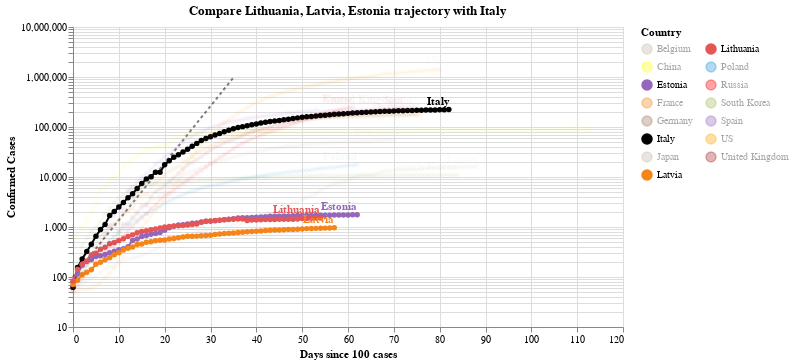

Notebook cell for this chart:
### Code cell
#hide_input
chart3 = make_since_chart(dff2, ['Lithuania', 'Latvia', 'Estonia'], baseline_countries)
chart3

### Figure 1 — Vega-Lite specification as saved in the notebook (floating-point values rounded to 4 significant figures; data arrays with more than 128 entries replaced by an {"elided": "..."} marker saying what was removed)
{"config": {"view": {"continuousWidth": 400, "continuousHeight": 300}}, "layer": [{"data": {"name": "data-628230001892d6798b50651be41d1b3e"}, "mark": {"type": "line", "color": "black", "opacity": 0.5, "strokeDash": [3, 3]}, "encoding": {"x": {"type": "quantitative", "field": "Days since 100 cases"}, "y": {"type": "quantitative", "field": "Confirmed Cases"}}}, {"data": {"name": "data-cfdc71e2bf78a6cd48de1ce5b0ed9613"}, "mark": {"type": "line", "point": true}, "encoding": {"color": {"type": "nominal", "field": "Country", "legend": {"columns": 2}, "scale": {"domain": ["Belgium", "China", "Estonia", "France", "Germany", "Italy", "Japan", "Latvia", "Lithuania", "Poland", "Russia", "South Korea", "Spain", "US", "United Kingdom"], "range": ["#C1B7AD", "yellow", "#9467bd", "#F58518", "#9D755D", "black", "#C1B7AD", "#F58518", "#E45756", "#2495D3", "red", "#A1BA59", "#9467bd", "orange", "brown"]}}, "opacity": {"condition": {"value": 1, "selection": "selector008"}, "value": 0.05}, "tooltip": [{"type": "nominal", "field": "Country"}, {"type": "temporal", "field": "Date"}, {"type": "quantitative", "field": "Confirmed Cases"}, {"type": "quantitative", "field": "Days since 100 cases"}], "x": {"type": "quantitative", "field": "Days since 100 cases"}, "y": {"type": "quantitative", "field": "Confirmed Cases", "scale": {"type": "log"}}}, "selection": {"selector008": {"type": "multi", "fields": ["Country"], "bind": "legend", "init": [{"Country": "Lithuania"}, {"Country": "Latvia"}, {"Country": "Estonia"}, {"Country": "Italy"}]}}, "width": 550}, {"data": {"name": "data-cfdc71e2bf78a6cd48de1ce5b0ed9613"}, "mark": {"type": "text", "align": "right", "dy": -8, "fontWeight": "bold"}, "encoding": {"color": {"type": "nominal", "field": "Country", "legend": {"columns": 2}, "scale": {"domain": ["Belgium", "China", "Estonia", "France", "Germany", "Italy", "Japan", "Latvia", "Lithuania", "Poland", "Russia", "South Korea", "Spain", "US", "United Kingdom"], "range": ["#C1B7AD", "yellow", "#9467bd", "#F58518", "#9D755D", "black", "#C1B7AD", "#F58518", "#E45756", "#2495D3", "red", "#A1BA59", "#9467bd", "orange", "brown"]}}, "opacity": {"condition": {"value": 1, "selection": "selector008"}, "value": 0.05}, "text": {"type": "nominal", "field": "Country"}, "tooltip": [{"type": "nominal", "field": "Country"}, {"type": "temporal", "field": "Date"}, {"type": "quantitative", "field": "Confirmed Cases"}, {"type": "quantitative", "field": "Days since 100 cases"}], "x": {"type": "quantitative", "field": "Days since 100 cases"}, "y": {"type": "quantitative", "field": "Confirmed Cases", "scale": {"type": "log"}}}, "transform": [{"filter": "(datum['Date'] >= 1589414400000)"}], "width": 550}], "title": "Compare Lithuania, Latvia, Estonia trajectory with Italy", "$schema": "https://vega.github.io/schema/vega-lite/v4.0.2.json", "datasets": {"data-628230001892d6798b50651be41d1b3e": [{"Days since 100 cases": 0, "Confirmed Cases": 100.0}, {"Days since 100 cases": 1, "Confirmed Cases": 130.0}, {"Days since 100 cases": 2, "Confirmed Cases": 169.0}, {"Days since 100 cases": 3, "Confirmed Cases": 219.7}, {"Days since 100 cases": 4, "Confirmed Cases": 285.6}, {"Days since 100 cases": 5, "Confirmed Cases": 371.3}, {"Days since 100 cases": 6, "Confirmed Cases": 482.7}, {"Days since 100 cases": 7, "Confirmed Cases": 627.5}, {"Days since 100 cases": 8, "Confirmed Cases": 815.7}, {"Days since 100 cases": 9, "Confirmed Cases": 1060.0}, {"Days since 100 cases": 10, "Confirmed Cases": 1379.0}, {"Days since 100 cases": 11, "Confirmed Cases": 1792.0}, {"Days since 100 cases": 12, "Confirmed Cases": 2330.0}, {"Days since 100 cases": 13, "Confirmed Cases": 3029.0}, {"Days since 100 cases": 14, "Confirmed Cases": 3937.0}, {"Days since 100 cases": 15, "Confirmed Cases": 5119.0}, {"Days since 100 cases": 16, "Confirmed Cases": 6654.0}, {"Days since 100 cases": 17, "Confirmed Cases": 8650.0}, {"Days since 100 cases": 18, "Confirmed Cases": 11250.0}, {"Days since 100 cases": 19, "Confirmed Cases": 14620.0}, {"Days since 100 cases": 20, "Confirmed Cases": 19000.0}, {"Days since 100 cases": 21, "Confirmed Cases": 24710.0}, {"Days since 100 cases": 22, "Confirmed Cases": 32120.0}, {"Days since 100 cases": 23, "Confirmed Cases": 41750.0}, {"Days since 100 cases": 24, "Confirmed Cases": 54280.0}, {"Days since 100 cases": 25, "Confirmed Cases": 70560.0}, {"Days since 100 cases": 26, "Confirmed Cases": 91730.0}, {"Days since 100 cases": 27, "Confirmed Cases": 119300.0}, {"Days since 100 cases": 28, "Confirmed Cases": 155000.0}, {"Days since 100 cases": 29, "Confirmed Cases": 201500.0}, {"Days since 100 cases": 30, "Confirmed Cases": 262000.0}, {"Days since 100 cases": 31, "Confirmed Cases": 340600.0}, {"Days since 100 cases": 32, "Confirmed Cases": 442800.0}, {"Days since 100 cases": 33, "Confirmed Cases": 575600.0}, {"Days since 100 cases": 34, "Confirmed Cases": 748300.0}, {"Days since 100 cases": 35, "Confirmed Cases": 972800.0}], "data-cfdc71e2bf78a6cd48de1ce5b0ed9613": {"elided": "1125 records"}}}
